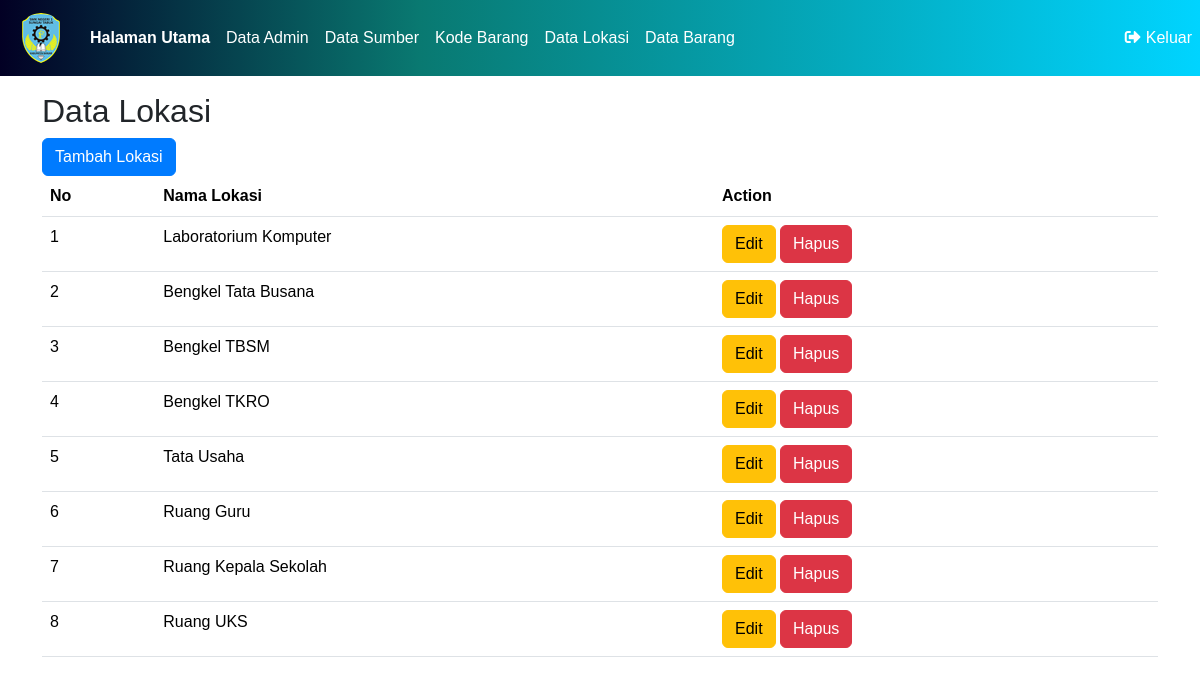
Screenshot of /lokasi.php (signed in) with the database file from the repository.
### tables this page shows
CREATE TABLE `lokasi` (
  `id` int(11) NOT NULL,
  `nama_lokasi` varchar(255) NOT NULL
);

### lokasi.php (the view, shortened to what this page needs)
<?php
require 'includes/db.php';
$lokasi = $conn->query("SELECT * FROM lokasi");
require 'includes/header.php';
?>
<div class="container">
    <h2>Data Lokasi</h2>
    <button class="btn btn-primary" data-toggle="modal" data-target="#addLokasiModal">Tambah Lokasi</button>
    <table class="table">
        <thead>
            <tr>
                <th>No</th>
                <th>Nama Lokasi</th>
                <th>Action</th>
            </tr>
        </thead>
        <tbody>
            <?php
            $counter = 1;
            while ($row = $lokasi->fetch_assoc()): ?>
                <tr>
                    <td><?= $counter++ ?></td>
                    <td><?= $row['nama_lokasi'] ?></td>
                    <td>
                        <button class="btn btn-warning" data-toggle="modal" data-target="#editLokasiModal"
                                data-id="<?= $row['id'] ?>" data-nama_lokasi="<?= $row['nama_lokasi'] ?>">
                            Edit
                        </button>
                        <form method="POST" action="lokasi.php" style="display:inline-block;">
                            <button type="submit" class="btn btn-danger" onclick="return confirm('Yakin ingin menghapus lokasi ini?')">Hapus</button>
                        </form>
                    </td>
                </tr>
            <?php endwhile; ?>
        </tbody>
    </table>
</div>
<?php require 'includes/footer.php'; ?>

### includes/header.php (style rules this page uses)
body { font-family: 'Arial', sans-serif; }
.btn-primary { background-color: #007bff; border-color: #007bff; }

### rows the page displays
lokasi: nama_lokasi "Laboratorium Komputer"
lokasi: nama_lokasi "Bengkel Tata Busana"
lokasi: nama_lokasi "Bengkel TBSM"
lokasi: nama_lokasi "Bengkel TKRO"
lokasi: nama_lokasi "Tata Usaha"
lokasi: nama_lokasi "Ruang Guru"
lokasi: nama_lokasi "Ruang Kepala Sekolah"
lokasi: nama_lokasi "Ruang UKS"
